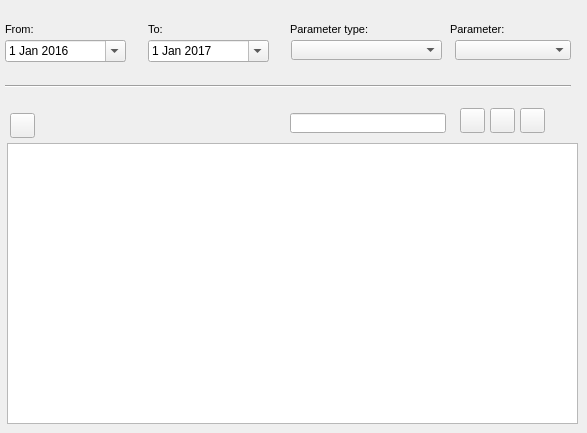
    <widget class="QWidget" name="tab_21">
     <attribute name="title">
      <string>O&amp;&amp;M</string>
     </attribute>
     <widget class="QComboBox" name="event_id">
      <property name="geometry">
       <rect>
        <x>455</x>
        <y>40</y>
        <width>116</width>
        <height>20</height>
       </rect>
      </property>
     </widget>
     <widget class="QDateEdit" name="date_event_to">
      <property name="geometry">
       <rect>
        <x>148</x>
        <y>40</y>
        <width>121</width>
        <height>22</height>
       </rect>
      </property>
      <property name="date">
       <date>
        <year>2017</year>
        <month>1</month>
        <day>1</day>
       </date>
      </property>
      <property name="calendarPopup">
       <bool>true</bool>
      </property>
     </widget>
     <widget class="QLabel" name="label_data_event_from">
      <property name="geometry">
       <rect>
        <x>5</x>
        <y>18</y>
        <width>90</width>
        <height>22</height>
       </rect>
      </property>
      <property name="font">
       <font>
        <pointsize>8</pointsize>
       </font>
      </property>
      <property name="frameShape">
       <enum>QFrame::NoFrame</enum>
      </property>
      <property name="frameShadow">
       <enum>QFrame::Plain</enum>
      </property>
      <property name="text">
       <string>From:</string>
      </property>
      <property name="textFormat">
       <enum>Qt::AutoText</enum>
      </property>
      <property name="scaledContents">
       <bool>false</bool>
      </property>
      <property name="alignment">
       <set>Qt::AlignLeading|Qt::AlignLeft|Qt::AlignVCenter</set>
      </property>
      <property name="margin">
       <number>3</number>
      </property>
     </widget>
     <widget class="Line" name="line_9">
      <property name="geometry">
       <rect>
        <x>5</x>
        <y>78</y>
        <width>566</width>
        <height>16</height>
       </rect>
      </property>
      <property name="orientation">
       <enum>Qt::Horizontal</enum>
      </property>
     </widget>
     <widget class="QLabel" name="label_event_parameter">
      <property name="geometry">
       <rect>
        <x>450</x>
        <y>18</y>
        <width>91</width>
        <height>22</height>
       </rect>
      </property>
      <property name="font">
       <font>
        <pointsize>8</pointsize>
       </font>
      </property>
      <property name="frameShape">
       <enum>QFrame::NoFrame</enum>
      </property>
      <property name="frameShadow">
       <enum>QFrame::Raised</enum>
      </property>
      <property name="text">
       <string>Parameter:</string>
      </property>
      <property name="textFormat">
       <enum>Qt::AutoText</enum>
      </property>
      <property name="scaledContents">
       <bool>false</bool>
      </property>
      <property name="margin">
       <number>3</number>
      </property>
     </widget>
     <widget class="QLineEdit" name="lineEdit_3">
      <property name="geometry">
       <rect>
        <x>290</x>
        <y>113</y>
        <width>156</width>
        <height>20</height>
       </rect>
      </property>
     </widget>
     <widget class="QPushButton" name="btn_snapping_15">
      <property name="geometry">
       <rect>
        <x>520</x>
        <y>108</y>
        <width>25</width>
        <height>25</height>
       </rect>
      </property>
      <property name="text">
       <string/>
      </property>
      <property name="icon">
       <iconset>
        <normaloff>../../../codesprint_20/gw_rc2_new_forms/icons/widgets/170.png</normaloff>../../../codesprint_20/gw_rc2_new_forms/icons/widgets/170.png</iconset>
      </property>
     </widget>
     <widget class="QComboBox" name="event_type">
      <property name="geometry">
       <rect>
        <x>291</x>
        <y>40</y>
        <width>151</width>
        <height>20</height>
       </rect>
      </property>
     </widget>
     <widget class="QPushButton" name="btn_insert_3">
      <property name="geometry">
       <rect>
        <x>460</x>
        <y>108</y>
        <width>25</width>
        <height>25</height>
       </rect>
      </property>
      <property name="text">
       <string/>
      </property>
      <property name="icon">
       <iconset>
        <normaloff>../../../codesprint_20/gw_rc2_new_forms/icons/widgets/111.png</normaloff>../../../codesprint_20/gw_rc2_new_forms/icons/widgets/111.png</iconset>
      </property>
     </widget>
     <widget class="QLabel" name="label_event_parameter_type">
      <property name="geometry">
       <rect>
        <x>290</x>
        <y>18</y>
        <width>93</width>
        <height>22</height>
       </rect>
      </property>
      <property name="font">
       <font>
        <pointsize>8</pointsize>
       </font>
      </property>
      <property name="layoutDirection">
       <enum>Qt::LeftToRight</enum>
      </property>
      <property name="frameShape">
       <enum>QFrame::NoFrame</enum>
      </property>
      <property name="frameShadow">
       <enum>QFrame::Raised</enum>
      </property>
      <property name="text">
       <string>Parameter type:</string>
      </property>
      <property name="textFormat">
       <enum>Qt::AutoText</enum>
      </property>
      <property name="scaledContents">
       <bool>false</bool>
      </property>
      <property name="margin">
       <number>3</number>
      </property>
     </widget>
     <widget class="QTableView" name="tbl_event_arc">
      <property name="geometry">
       <rect>
        <x>7</x>
        <y>143</y>
        <width>571</width>
        <height>281</height>
       </rect>
      </property>
      <property name="sortingEnabled">
       <bool>true</bool>
      </property>
     </widget>
     <widget class="QPushButton" name="btn_photo">
      <property name="geometry">
       <rect>
        <x>10</x>
        <y>113</y>
        <width>25</width>
        <height>25</height>
       </rect>
      </property>
      <property name="text">
       <string/>
      </property>
      <property name="icon">
       <iconset>
        <normaloff>../../../codesprint_20/gw_rc2_new_forms/icons/widgets/172.png</normaloff>../../../codesprint_20/gw_rc2_new_forms/icons/widgets/172.png</iconset>
      </property>
     </widget>
     <widget class="QDateEdit" name="date_event_from">
      <property name="geometry">
       <rect>
        <x>5</x>
        <y>40</y>
        <width>121</width>
        <height>22</height>
       </rect>
      </property>
      <property name="date">
       <date>
        <year>2016</year>
        <month>1</month>
        <day>1</day>
       </date>
      </property>
      <property name="calendarPopup">
       <bool>true</bool>
      </property>
     </widget>
     <widget class="QLabel" name="label_data_event_to">
      <property name="geometry">
       <rect>
        <x>148</x>
        <y>18</y>
        <width>31</width>
        <height>22</height>
       </rect>
      </property>
      <property name="font">
       <font>
        <pointsize>8</pointsize>
       </font>
      </property>
      <property name="frameShape">
       <enum>QFrame::NoFrame</enum>
      </property>
      <property name="frameShadow">
       <enum>QFrame::Raised</enum>
      </property>
      <property name="text">
       <string>To:</string>
      </property>
      <property name="textFormat">
       <enum>Qt::AutoText</enum>
      </property>
      <property name="scaledContents">
       <bool>false</bool>
      </property>
      <property name="margin">
       <number>3</number>
      </property>
     </widget>
     <widget class="QPushButton" name="btn_delete_3">
      <property name="geometry">
       <rect>
        <x>490</x>
        <y>108</y>
        <width>25</width>
        <height>25</height>
       </rect>
      </property>
      <property name="text">
       <string/>
      </property>
      <property name="icon">
       <iconset>
        <normaloff>../../../codesprint_20/gw_rc2_new_forms/icons/widgets/112.png</normaloff>../../../codesprint_20/gw_rc2_new_forms/icons/widgets/112.png</iconset>
      </property>
     </widget>
    </widget>
